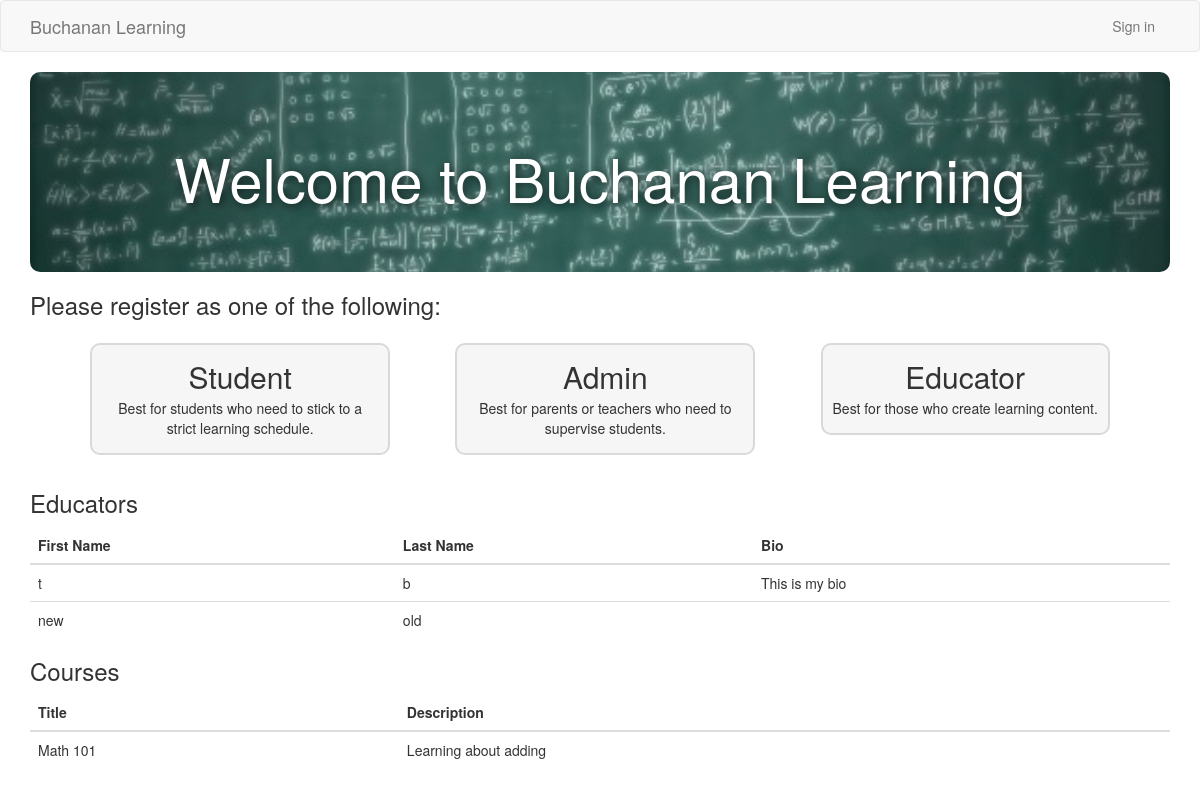
The app's page /, older data.
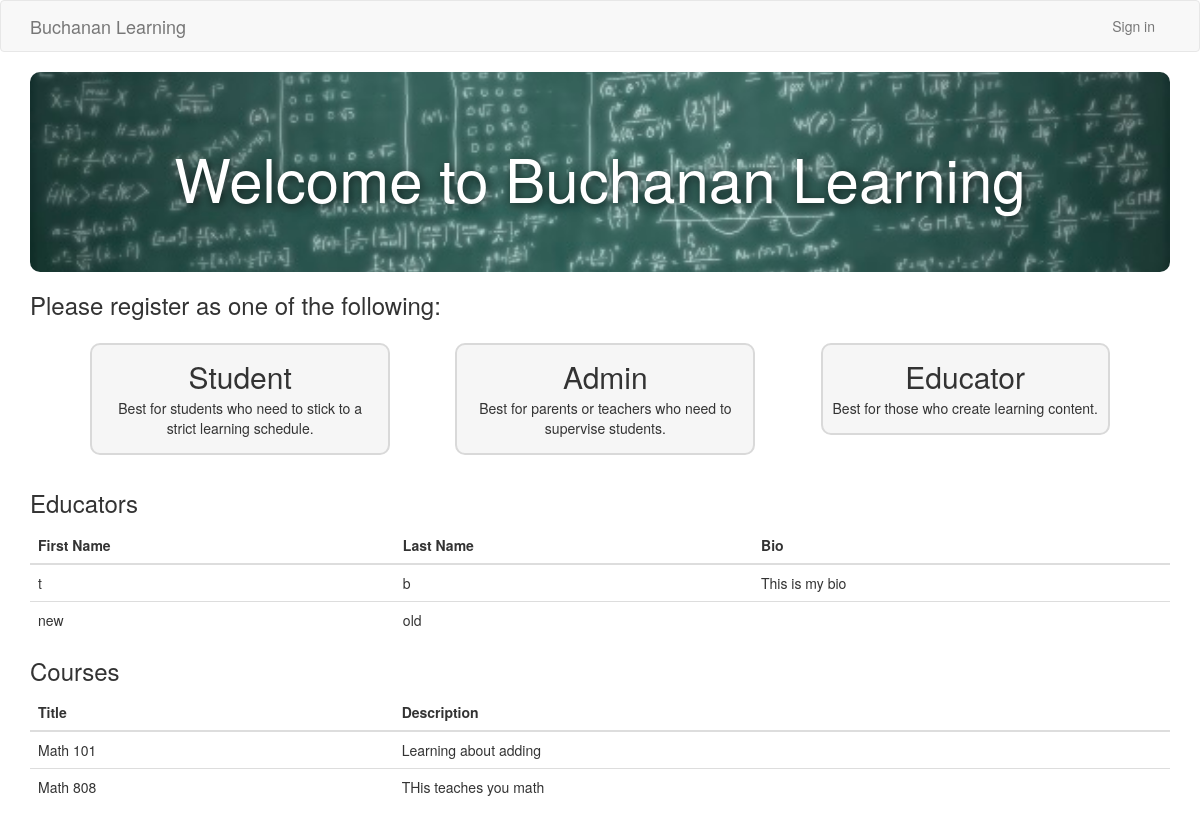
The same page, newer data.
### app/Model/models.py (models this page shows, shortened)
class Member(UserMixin, db.Model):
    __tablename__ = 'member'
    id = db.Column(db.Integer, primary_key=True)
    username = db.Column(db.String(64), unique=True, index=True)
    email = db.Column(db.String(120), unique=True)
    password_hash = db.Column(db.String(128))
    user_type = db.Column(db.String(50))
    __mapper_args__ = {
        'polymorphic_identity': 'Member',
        'polymorphic_on': user_type
    }

class Educator(Member):
    __tablename__ = 'educator'
    id = db.Column(db.ForeignKey("member.id"), primary_key=True)
    first_name = db.Column(db.String(50), nullable=True)
    last_name = db.Column(db.String(50), nullable=True)
    bio = db.Column(db.String(500), nullable=True)
    courses = db.relationship('Course', backref='educator', lazy=True)  # Relationship to Course
    __mapper_args__ = {
        'polymorphic_identity': 'Educator'
    }

class Course(db.Model):
    __tablename__ = 'course'  # Changed table name to course
    id = db.Column(db.Integer, primary_key=True)
    title = db.Column(db.String(150), nullable=False)
    description = db.Column(db.String(500), nullable=True)
    member_id = db.Column(db.Integer, db.ForeignKey('educator.id'))  # Foreign key to Educator
    created_at = db.Column(db.DateTime, default=datetime.utcnow)

### app/Controller/routes.py (the view)
@bp_routes.route('/', methods=['GET'])
def index():
    courses = Course.query
    educators = Educator.query
    return render_template('index.html', title="Buchanan Learning", courses=courses.all(), educators=educators.all())

### app.py (called while the page is built)
@app.before_request
def initDB(*args, **kwargs):
    if app.got_first_request:
        db.create_all()

### app/View/templates/index.html
{% extends "base.html" %}
{% block app_content %}
<div class="background-section">
    {% if title %}
    <h2 class="title"> Welcome to {{ title }}</h2>
    {% else %}
    <h2 class="title">Welcome to Buchanan Learning</h2>
    {% endif %}
</div>
<h3>Please register as one of the following:</h3>
<div class="registerLinksContainer">
    <a href="{{ url_for('auth.student_register')}}">
        <div class="registerLink">
            <h2>Student</h2>
            <p>Best for students who need to stick to a strict learning schedule. </p>
        </div>
    </a>
    <a href="{{ url_for('auth.admin_register')}}">
        <div class="registerLink">
            <h2>Admin</h2>
            <p> Best for parents or teachers who need to supervise students. </p>
        </div>
    </a>
    <a href="{{ url_for('auth.educator_register')}}">
        <div class="registerLink">
            <h2>Educator</h2>
            <p>Best for those who create learning content. </p>
        </div>
    </a>
</div>
<h3>Educators</h3>
<table class="table">
    <thead>
        <tr>
            <th>First Name</th>
            <th>Last Name</th>
            <th>Bio</th>
        </tr>
    </thead>
    <tbody>
        {% if educators %}
        {% for educator in educators %}
        <tr>
            <td>{{ educator.first_name }}</td>
            <td>{{ educator.last_name }}</td>
            <td>{{ educator.bio }}</td>
        </tr>
        {% endfor %}
        {% else %}
        <tr>
            <td colspan="3">No educators available.</td>
        </tr>
        {% endif %}
    </tbody>
</table>
<h3>Courses</h3>
<table class="table">
    <thead>
        <tr>
            <th>Title</th>
            <th>Description</th>
        </tr>
    </thead>
    <tbody>
        {% if courses %}
        {% for course in courses %}
        <tr>
            <td>{{ course.title }}</td>
            <td>{{ course.description }}</td>
        </tr>
        {% endfor %}
        {% else %}
        <tr>
            <td colspan="2">No courses available.</td>
        </tr>
        {% endif %}
    </tbody>
</table>
{% endblock %}

Row changes from the older to the newer data that the page shows:
added Course: title "Math 808", description "THis teaches you math"
